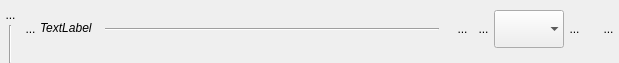
<?xml version="1.0" encoding="UTF-8"?>
<ui version="4.0">
 <class>WidgetFact</class>
 <widget class="QWidget" name="WidgetFact">
  <property name="geometry">
   <rect>
    <x>0</x>
    <y>0</y>
    <width>619</width>
    <height>63</height>
   </rect>
  </property>
  <property name="sizePolicy">
   <sizepolicy hsizetype="Preferred" vsizetype="Expanding">
    <horstretch>0</horstretch>
    <verstretch>0</verstretch>
   </sizepolicy>
  </property>
  <property name="focusPolicy">
   <enum>Qt::StrongFocus</enum>
  </property>
  <property name="windowTitle">
   <string>Form</string>
  </property>
  <property name="styleSheet">
   <string notr="true"> QGroupBox {
     border: 1px solid gray;
     border-radius: 5px;
     margin-top: 1ex; /* leave space at the top for the title */
 }

 QGroupBox::title {
     padding: 0 3px;
 }</string>
  </property>
  <layout class="QHBoxLayout" name="horizontalLayout_5">
   <property name="spacing">
    <number>0</number>
   </property>
   <property name="leftMargin">
    <number>0</number>
   </property>
   <property name="topMargin">
    <number>0</number>
   </property>
   <property name="rightMargin">
    <number>0</number>
   </property>
   <property name="bottomMargin">
    <number>0</number>
   </property>
   <item>
    <layout class="QVBoxLayout" name="verticalLayout">
     <property name="spacing">
      <number>0</number>
     </property>
     <item>
      <spacer name="verticalSpacer">
       <property name="orientation">
        <enum>Qt::Vertical</enum>
       </property>
       <property name="sizeType">
        <enum>QSizePolicy::Fixed</enum>
       </property>
       <property name="sizeHint" stdset="0">
        <size>
         <width>20</width>
         <height>4</height>
        </size>
       </property>
      </spacer>
     </item>
     <item>
      <widget class="QToolButton" name="RBPlie">
       <property name="minimumSize">
        <size>
         <width>21</width>
         <height>15</height>
        </size>
       </property>
       <property name="maximumSize">
        <size>
         <width>21</width>
         <height>21</height>
        </size>
       </property>
       <property name="styleSheet">
        <string notr="true">border : 0px</string>
       </property>
       <property name="text">
        <string>...</string>
       </property>
       <property name="icon">
        <iconset>
         <normaloff>../Editeur/icons/minusnode.png</normaloff>../Editeur/icons/minusnode.png</iconset>
       </property>
       <property name="iconSize">
        <size>
         <width>21</width>
         <height>21</height>
        </size>
       </property>
      </widget>
     </item>
     <item>
      <layout class="QHBoxLayout" name="horizontalLayout_4">
       <item>
        <widget class="Line" name="line_7">
         <property name="orientation">
          <enum>Qt::Vertical</enum>
         </property>
        </widget>
       </item>
      </layout>
     </item>
    </layout>
   </item>
   <item>
    <layout class="QVBoxLayout" name="verticalLayout_2">
     <item>
      <layout class="QHBoxLayout" name="horizontalLayout_3">
       <item>
        <widget class="MonBoutonValide" name="RBValide">
         <property name="minimumSize">
          <size>
           <width>17</width>
           <height>25</height>
          </size>
         </property>
         <property name="maximumSize">
          <size>
           <width>21</width>
           <height>25</height>
          </size>
         </property>
         <property name="styleSheet">
          <string notr="true">border : 0px</string>
         </property>
         <property name="text">
          <string>...</string>
         </property>
         <property name="icon">
          <iconset>
           <normaloff>../Editeur/icons/ast-green-ball.png</normaloff>../Editeur/icons/ast-green-ball.png</iconset>
         </property>
         <property name="iconSize">
          <size>
           <width>21</width>
           <height>25</height>
          </size>
         </property>
        </widget>
       </item>
       <item>
        <layout class="QHBoxLayout" name="horizontalLayout">
         <property name="spacing">
          <number>0</number>
         </property>
         <item>
          <widget class="MonLabelClic" name="GroupBox">
           <property name="sizePolicy">
            <sizepolicy hsizetype="Minimum" vsizetype="Fixed">
             <horstretch>0</horstretch>
             <verstretch>0</verstretch>
            </sizepolicy>
           </property>
           <property name="minimumSize">
            <size>
             <width>0</width>
             <height>25</height>
            </size>
           </property>
           <property name="maximumSize">
            <size>
             <width>12121213</width>
             <height>25</height>
            </size>
           </property>
           <property name="text">
            <string>&lt;html&gt;&lt;head/&gt;&lt;body&gt;&lt;p&gt;&lt;span style=&quot; font-style:italic;&quot;&gt;TextLabel&lt;/span&gt;&lt;/p&gt;&lt;/body&gt;&lt;/html&gt;</string>
           </property>
          </widget>
         </item>
         <item>
          <spacer name="horizontalSpacer">
           <property name="orientation">
            <enum>Qt::Horizontal</enum>
           </property>
           <property name="sizeType">
            <enum>QSizePolicy::Fixed</enum>
           </property>
           <property name="sizeHint" stdset="0">
            <size>
             <width>13</width>
             <height>20</height>
            </size>
           </property>
          </spacer>
         </item>
         <item>
          <widget class="Line" name="line_4">
           <property name="sizePolicy">
            <sizepolicy hsizetype="MinimumExpanding" vsizetype="Fixed">
             <horstretch>0</horstretch>
             <verstretch>0</verstretch>
            </sizepolicy>
           </property>
           <property name="minimumSize">
            <size>
             <width>200</width>
             <height>0</height>
            </size>
           </property>
           <property name="maximumSize">
            <size>
             <width>1500</width>
             <height>16</height>
            </size>
           </property>
           <property name="orientation">
            <enum>Qt::Horizontal</enum>
           </property>
          </widget>
         </item>
         <item>
          <spacer name="horizontalSpacer_3">
           <property name="orientation">
            <enum>Qt::Horizontal</enum>
           </property>
           <property name="sizeType">
            <enum>QSizePolicy::Fixed</enum>
           </property>
           <property name="sizeHint" stdset="0">
            <size>
             <width>13</width>
             <height>20</height>
            </size>
           </property>
          </spacer>
         </item>
         <item>
          <layout class="QHBoxLayout" name="horizontalLayout_2">
           <property name="spacing">
            <number>0</number>
           </property>
           <property name="sizeConstraint">
            <enum>QLayout::SetFixedSize</enum>
           </property>
           <item>
            <widget class="QToolButton" name="RBRun">
             <property name="minimumSize">
              <size>
               <width>21</width>
               <height>31</height>
              </size>
             </property>
             <property name="maximumSize">
              <size>
               <width>21</width>
               <height>31</height>
              </size>
             </property>
             <property name="focusPolicy">
              <enum>Qt::ClickFocus</enum>
             </property>
             <property name="toolTip">
              <string>Lance un script associé à la commande</string>
             </property>
             <property name="styleSheet">
              <string notr="true">border : 0px</string>
             </property>
             <property name="text">
              <string>...</string>
             </property>
             <property name="icon">
              <iconset>
               <normaloff>../Editeur/icons/roue.png</normaloff>../Editeur/icons/roue.png</iconset>
             </property>
             <property name="iconSize">
              <size>
               <width>21</width>
               <height>31</height>
              </size>
             </property>
            </widget>
           </item>
           <item>
            <widget class="QToolButton" name="RBInfo">
             <property name="minimumSize">
              <size>
               <width>21</width>
               <height>25</height>
              </size>
             </property>
             <property name="maximumSize">
              <size>
               <width>21</width>
               <height>25</height>
              </size>
             </property>
             <property name="styleSheet">
              <string notr="true">border : 0px</string>
             </property>
             <property name="text">
              <string>...</string>
             </property>
             <property name="icon">
              <iconset>
               <normaloff>../Editeur/icons/point-interrogation30.png</normaloff>../Editeur/icons/point-interrogation30.png</iconset>
             </property>
             <property name="iconSize">
              <size>
               <width>21</width>
               <height>25</height>
              </size>
             </property>
            </widget>
           </item>
           <item>
            <widget class="QComboBox" name="CBScripts">
             <property name="sizePolicy">
              <sizepolicy hsizetype="Preferred" vsizetype="Fixed">
               <horstretch>0</horstretch>
               <verstretch>0</verstretch>
              </sizepolicy>
             </property>
             <property name="minimumSize">
              <size>
               <width>0</width>
               <height>38</height>
              </size>
             </property>
             <property name="cursor">
              <cursorShape>ArrowCursor</cursorShape>
             </property>
             <property name="frame">
              <bool>false</bool>
             </property>
            </widget>
           </item>
           <item>
            <widget class="QToolButton" name="RBRegle">
             <property name="minimumSize">
              <size>
               <width>21</width>
               <height>25</height>
              </size>
             </property>
             <property name="maximumSize">
              <size>
               <width>21</width>
               <height>25</height>
              </size>
             </property>
             <property name="styleSheet">
              <string notr="true">border : 0px</string>
             </property>
             <property name="text">
              <string>...</string>
             </property>
             <property name="icon">
              <iconset>
               <normaloff>../Editeur/icons/lettreRblanc30.png</normaloff>../Editeur/icons/lettreRblanc30.png</iconset>
             </property>
             <property name="iconSize">
              <size>
               <width>21</width>
               <height>25</height>
              </size>
             </property>
            </widget>
           </item>
          </layout>
         </item>
         <item>
          <spacer name="horizontalSpacer_2">
           <property name="orientation">
            <enum>Qt::Horizontal</enum>
           </property>
           <property name="sizeType">
            <enum>QSizePolicy::Fixed</enum>
           </property>
           <property name="sizeHint" stdset="0">
            <size>
             <width>13</width>
             <height>20</height>
            </size>
           </property>
          </spacer>
         </item>
         <item>
          <widget class="QToolButton" name="RBPoubelle">
           <property name="minimumSize">
            <size>
             <width>21</width>
             <height>25</height>
            </size>
           </property>
           <property name="maximumSize">
            <size>
             <width>21</width>
             <height>25</height>
            </size>
           </property>
           <property name="styleSheet">
            <string notr="true">border : 0px</string>
           </property>
           <property name="text">
            <string>...</string>
           </property>
           <property name="icon">
            <iconset>
             <normaloff>../Editeur/icons/deleteRond.png</normaloff>../Editeur/icons/deleteRond.png</iconset>
           </property>
           <property name="iconSize">
            <size>
             <width>21</width>
             <height>25</height>
            </size>
           </property>
          </widget>
         </item>
        </layout>
       </item>
      </layout>
     </item>
     <item>
      <layout class="QVBoxLayout" name="commandesLayout">
       <property name="spacing">
        <number>0</number>
       </property>
       <property name="topMargin">
        <number>2</number>
       </property>
       <item>
        <spacer name="verticalSpacer_2">
         <property name="orientation">
          <enum>Qt::Vertical</enum>
         </property>
         <property name="sizeType">
          <enum>QSizePolicy::Fixed</enum>
         </property>
         <property name="sizeHint" stdset="0">
          <size>
           <width>2</width>
           <height>2</height>
          </size>
         </property>
        </spacer>
       </item>
      </layout>
     </item>
    </layout>
   </item>
  </layout>
  <zorder></zorder>
  <zorder></zorder>
  <zorder></zorder>
  <zorder>verticalSpacer_2</zorder>
  <zorder></zorder>
 </widget>
 <customwidgets>
  <customwidget>
   <class>MonBoutonValide</class>
   <extends>QToolButton</extends>
   <header>monBoutonValide.h</header>
  </customwidget>
  <customwidget>
   <class>MonLabelClic</class>
   <extends>QLabel</extends>
   <header>monLabelClic.h</header>
  </customwidget>
 </customwidgets>
 <resources/>
 <connections/>
</ui>
